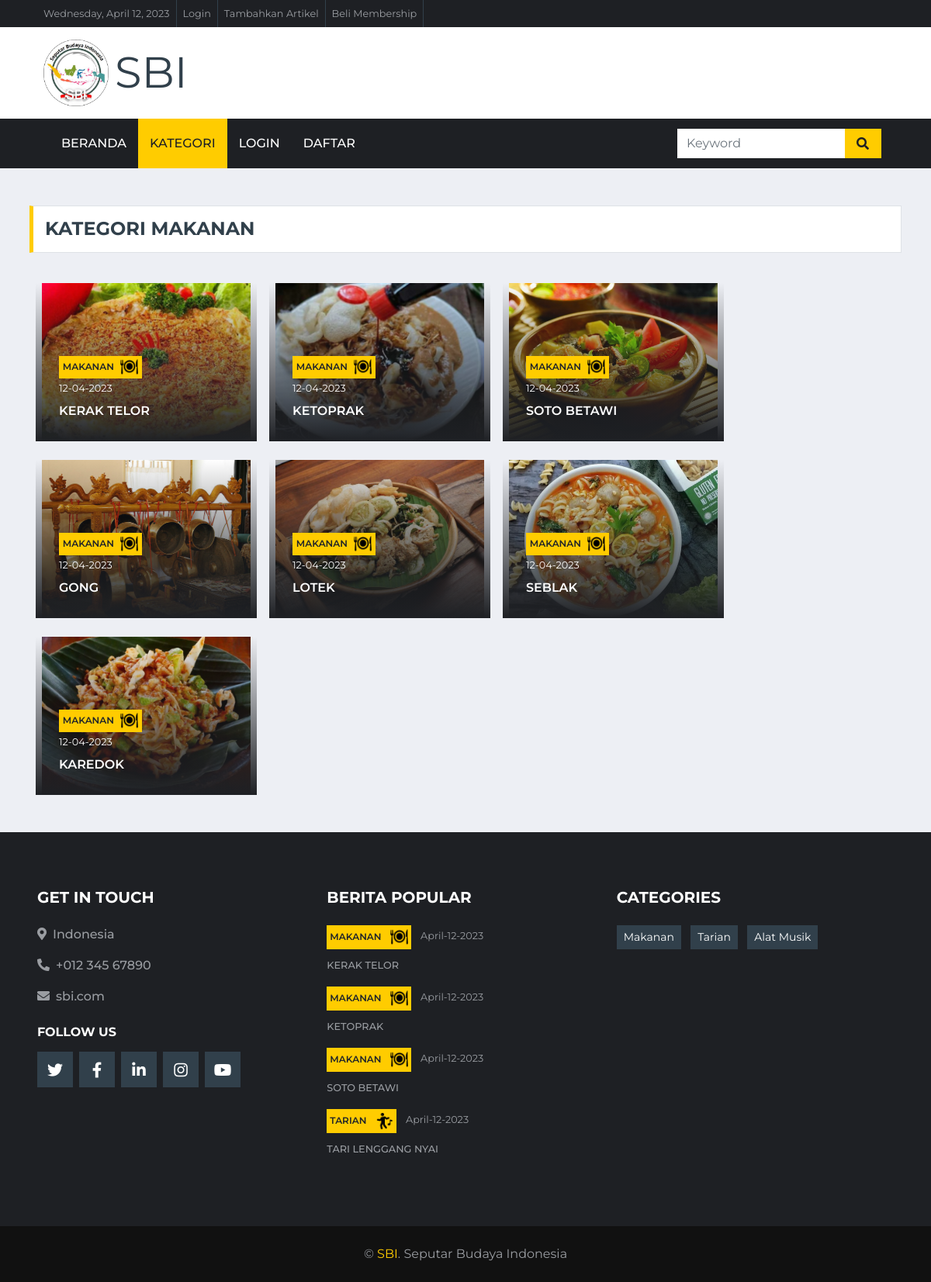
/index.php/kategori/makanan, run on the app's committed database.
### tables this page shows
CREATE TABLE `upload_content` (
  `id_konten` int(11) NOT NULL,
  `id_user` int(11) NOT NULL,
  `judul_konten` varchar(255) NOT NULL,
  `daerah` varchar(50) NOT NULL,
  `kategori` varchar(50) NOT NULL,
  `kategori2` varchar(50) NOT NULL,
  `isi_konten` text NOT NULL,
  `gambar` text NOT NULL,
  `tgl_konten` datetime NOT NULL DEFAULT current_timestamp()
);

### application/controllers/Kategori.php (called while the page is built, shortened)
<?php
class Kategori extends CI_Controller {
	public function makanan() {
		$keyword = $this->input->post('keyword');
		$berita_terbaru['berita_terbaru'] = $this->model_home->data_berita_terbaru()->result();
		$this->load->view('templates/header');
		$this->load->view('templates/navbar');
		if ($keyword == null) {
			$data['makanan'] = $this->model_kategori->data_makanan()->result();
			$this->load->view('kategori/index', $data);
		}
			$this->load->view('templates/footer_content',$berita_terbaru);
	}
}

### index.php (called while the page is built, shortened)
<?php
require_once BASEPATH.'core/CodeIgniter.php';

### application/models/model_kategori.php (called while the page is built, shortened)
<?php
class Model_kategori extends CI_Model
{
    public function data_makanan()
    {
        $this->db->select('*');
        $this->db->from('upload_content');
        $this->db->where('kategori','makanan');
        return $this->db->get();
    }
}

### application/models/model_home.php (called while the page is built, shortened)
<?php
class Model_home extends CI_Model
{
    public function data_berita_terbaru()
    {
        $this->db->order_by("tgl_konten", "asc");
        $result = $this->db->get('upload_content',4,0);
        return $result;
    }
}

### application/views/kategori/index.php (the view, shortened to what this page needs)
<div class="container-fluid pt-5 mb-3">
    <div class="container">
        <div class="section-title">
            <?php foreach ($makanan as $ftr) : ?>
                <h4 class="m-0 text-uppercase font-weight-bold">Kategori <?= $ftr->kategori; ?></h4>
                <?php break; ?>
            <?php endforeach; ?>
        </div>
        <div class="ss">
            <div class="row gx-1">
                <?php foreach ($makanan as $ftr) : ?>
                    <?php
                       $daerah          = $ftr->daerah;
                       $kategori_folder = $ftr->kategori;
                       ?>
                    <div class="col-lg-3 col-md-5 ml-3 mt-4">
                        <div class="card-img">
                            <img src="<?= base_url() . '/upload_image/' . $daerah . '/' . strtolower($kategori_folder) . '/' . $ftr->gambar ?>" class="img-fluid card-img-top2">
                        </div>
                        <div class="overlay">
                            <div class="mb-2">
                                <?php if ($ftr->kategori == "makanan") { ?>
                                    <a class="badge badge-primary text-uppercase font-weight-semi-bold mr-1 d-flex align-items-center" href=""><?= $ftr->kategori ?> <img src="<?= base_url() ?>assets/img/food-icon.png" style="height: 23px;" class="ml-2" alt=""></a>
                                <?php }; ?>
                                <?php $originalDate = $ftr->tgl_konten;
                                   $newDate = date("d-m-Y", strtotime($originalDate)); ?>
                                <a class="text-white" href=""><small><?= $newDate ?></small></a>
                            </div>
                            <a class="h6 m-0 text-white text-uppercase font-weight-semi-bold" href="<?= base_url('detail/detail_konten/' . $ftr->id_konten); ?>"><?= $ftr->judul_konten ?></a>
                        </div>
                    </div>
                <?php endforeach; ?>
            </div>
        </div>
    </div>
</div>

### application/views/templates/footer_content.php (shortened to what this page needs)
<div class="container-fluid bg-dark pt-5 px-sm-3 px-md-5 mt-5">
    <div class="row py-4">
        <div class="col-lg-4 col-md-6 mb-5">
            <h5 class="mb-4 text-white text-uppercase font-weight-bold">Get In Touch</h5>
            <p class="font-weight-medium"><i class="fa fa-map-marker-alt mr-2"></i>Indonesia</p>
            <p class="font-weight-medium"><i class="fa fa-phone-alt mr-2"></i>+012 345 67890</p>
            <p class="font-weight-medium"><i class="fa fa-envelope mr-2"></i>sbi.com</p>
            <h6 class="mt-4 mb-3 text-white text-uppercase font-weight-bold">Follow Us</h6>
            <div class="d-flex justify-content-start">
                <a class="btn btn-lg btn-secondary btn-lg-square mr-2" href="#"><i class="fab fa-twitter"></i></a>
                <a class="btn btn-lg btn-secondary btn-lg-square mr-2" href="#"><i class="fab fa-facebook-f"></i></a>
                <a class="btn btn-lg btn-secondary btn-lg-square mr-2" href="#"><i class="fab fa-linkedin-in"></i></a>
                <a class="btn btn-lg btn-secondary btn-lg-square mr-2" href="#"><i class="fab fa-instagram"></i></a>
                <a class="btn btn-lg btn-secondary btn-lg-square" href="#"><i class="fab fa-youtube"></i></a>
            </div>
        </div>
        <div class="col-lg-4 col-md-6 mb-5">
            <h5 class="mb-4 text-white text-uppercase font-weight-bold">Berita Popular</h5>
            <?php foreach ($berita_terbaru as $brt) :?>
            <div class="mb-3">
                <div class="mb-2">
                <?php if ($brt->kategori == "tarian") { ?>
                    <a class="badge badge-primary text-uppercase font-weight-semi-bold p-1 mr-2" href="<?=base_url('kategori/tarian')?>"><?= $brt->kategori ?> <img src="<?= base_url() ?>assets/img/dance_icon.png" style="height: 23px;" class="ml-2" alt=""></a>
                    <?php }; ?>
                <?php if ($brt->kategori == "makanan") { ?>
                    <a class="badge badge-primary text-uppercase font-weight-semi-bold p-1 mr-2" href="<?=base_url('kategori/makanan')?>"><?= $brt->kategori ?> <img src="<?= base_url() ?>assets/img/food-icon.png" style="height: 23px;" class="ml-2" alt=""></a>
                    <?php }; ?>
                    <?php $originalDate = $brt->tgl_konten; $newDate = date("F-d-Y", strtotime($originalDate));?><a class="text-body" href=""><small><?= $newDate ?></small></a>
                </div>
                <a class="small text-body text-uppercase font-weight-medium" href=""><?=$brt->judul_konten;?></a>
            </div>
            <?php endforeach ; ?>
        </div>
        <div class="col-lg-4 col-md-6 mb-5">
            <h5 class="mb-4 text-white text-uppercase font-weight-bold">Categories</h5>
            <div class="m-n1">
            <a href="<?=base_url('kategori/makanan')?>" class="btn btn-sm btn-secondary m-1">Makanan</a>
                <a href="<?=base_url('kategori/tarian')?>" class="btn btn-sm btn-secondary m-1">Tarian</a>
                <a href="<?=base_url('kategori/alat_musik')?>" class="btn btn-sm btn-secondary m-1">Alat Musik</a>
            </div>
        </div>
    </div>
</div>
<div class="container-fluid py-4 px-sm-3 px-md-5" style="background: #111111;">
    <p class="m-0 text-center">&copy; <a href="#">SBI</a>. Seputar Budaya Indonesia
</div>

### data on the page
upload_content: kategori "MAKANAN", daerah+kategori+gambar (picture), tgl_konten "12-04-2023", judul_konten "KERAK TELOR", tgl_konten "April-12-2023"
upload_content: daerah+kategori+gambar (picture), kategori "MAKANAN", tgl_konten "12-04-2023", judul_konten "KETOPRAK", tgl_konten "April-12-2023"
upload_content: daerah+kategori+gambar (picture), kategori "MAKANAN", tgl_konten "12-04-2023", judul_konten "SOTO BETAWI", tgl_konten "April-12-2023"
upload_content: daerah+kategori+gambar (picture), kategori "MAKANAN", tgl_konten "12-04-2023", judul_konten "GONG"
upload_content: daerah+kategori+gambar (picture), kategori "MAKANAN", tgl_konten "12-04-2023", judul_konten "LOTEK"
upload_content: daerah+kategori+gambar (picture), kategori "MAKANAN", tgl_konten "12-04-2023", judul_konten "SEBLAK"
upload_content: daerah+kategori+gambar (picture), kategori "MAKANAN", tgl_konten "12-04-2023", judul_konten "KAREDOK"
upload_content: kategori "TARIAN", tgl_konten "April-12-2023", judul_konten "TARI LENGGANG NYAI"
